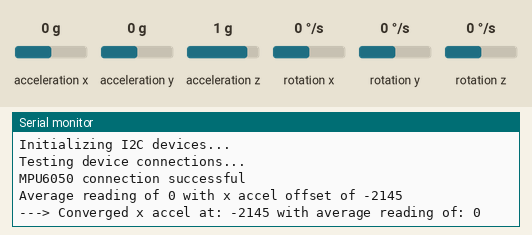
Recording of a sketch running on a simulated Arduino Uno, built with avr-gcc and run on an emulated ATmega328P. Shown: the last lines printed to the serial monitor. The inputs (shaded band) are chosen by the test bench; at power-on: acceleration y 0 g, rotation y 0 °/s, acceleration x 0 g, acceleration z 1 g, rotation x 0 °/s, rotation z 0 °/s. At 11.3 s the program stops and its outputs stay as they are.

Above: at 1.2 s.
1.3 s: acceleration y set to -1.4 g
At 2.3 s:
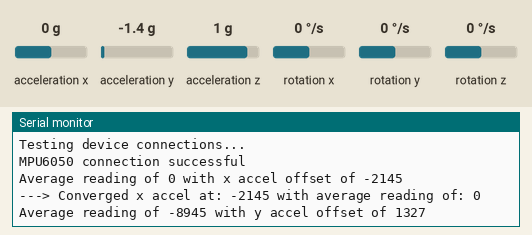
3.9 s: acceleration y set to 0 g
At 5.5 s:
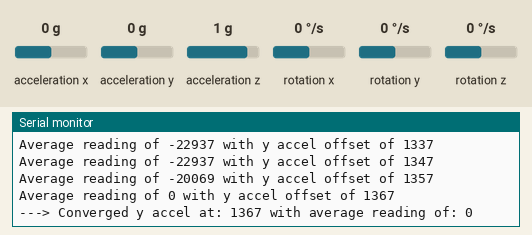
6.9 s: rotation y set to -192 °/s
At 7.9 s:
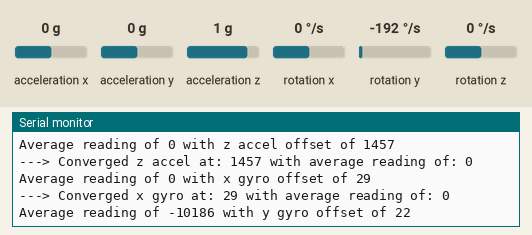
9.5 s: rotation y set to 0 °/s
At 11.7 s:
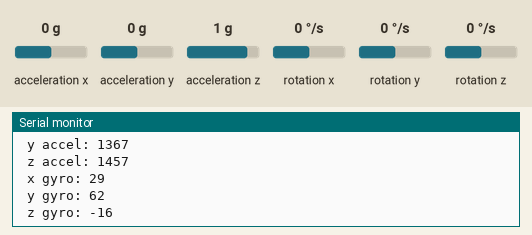
Timing chart, 0 to 12.8 s (numbered marks = the images above; inputs shaded):
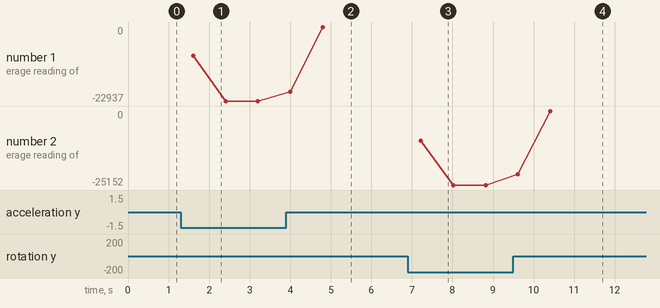

Measured:
- after the input at 1.3 s, the serial monitor: prints a new line after 0.31 s (image 1)
- after the input at 3.9 s, the serial monitor: prints a new line after 0.10 s (image 2)
- after the input at 6.9 s, the serial monitor: prints a new line after 0.32 s (image 3)
- after the input at 9.5 s, the serial monitor: prints a new line after 0.11 s (image 4)
- plotted number 1: -22937 → 0 after the input at 3.9 s
- plotted number 2: -25152 → 0 after the input at 9.5 s

The sketch:

MPU6050_calibration.ino
```cpp
// I2C device class (I2Cdev) demonstration Arduino sketch for MPU6050 class
// 10/7/2011 by Jeff Rowberg <jeff@rowberg.net>
// Updates should (hopefully) always be available at https://github.com/jrowberg/i2cdevlib
//
// Changelog:
//      2013-05-08 - added multiple output formats
//                 - added seamless Fastwire support
//      2011-10-07 - initial release

/* ============================================
I2Cdev device library code is placed under the MIT license
Copyright (c) 2011 Jeff Rowberg

Permission is hereby granted, free of charge, to any person obtaining a copy
of this software and associated documentation files (the "Software"), to deal
in the Software without restriction, including without limitation the rights
to use, copy, modify, merge, publish, distribute, sublicense, and/or sell
copies of the Software, and to permit persons to whom the Software is
furnished to do so, subject to the following conditions:

The above copyright notice and this permission notice shall be included in
all copies or substantial portions of the Software.

THE SOFTWARE IS PROVIDED "AS IS", WITHOUT WARRANTY OF ANY KIND, EXPRESS OR
IMPLIED, INCLUDING BUT NOT LIMITED TO THE WARRANTIES OF MERCHANTABILITY,
FITNESS FOR A PARTICULAR PURPOSE AND NONINFRINGEMENT. IN NO EVENT SHALL THE
AUTHORS OR COPYRIGHT HOLDERS BE LIABLE FOR ANY CLAIM, DAMAGES OR OTHER
LIABILITY, WHETHER IN AN ACTION OF CONTRACT, TORT OR OTHERWISE, ARISING FROM,
OUT OF OR IN CONNECTION WITH THE SOFTWARE OR THE USE OR OTHER DEALINGS IN
THE SOFTWARE.
===============================================
*/

// I2Cdev and MPU6050 must be installed as libraries, or else the .cpp/.h files
// for both classes must be in the include path of your project
#include "I2Cdev.h"
#include "MPU6050.h"

// Arduino Wire library is required if I2Cdev I2CDEV_ARDUINO_WIRE implementation
// is used in I2Cdev.h
#if I2CDEV_IMPLEMENTATION == I2CDEV_ARDUINO_WIRE
    #include "Wire.h"
#endif

// class default I2C address is 0x68
// specific I2C addresses may be passed as a parameter here
// AD0 low = 0x68 (default for InvenSense evaluation board)
// AD0 high = 0x69
MPU6050 accelgyro;
//MPU6050 accelgyro(0x69); // <-- use for AD0 high

int16_t ax, ay, az;
int16_t gx, gy, gz;


#define OUTPUT_READABLE_ACCELGYRO


int count = 0;

// NOTE:
// initial guesses for offsets; if you guess too small, it will not converge because we are adjusting the new guess in the wrong direction


long xAccelOff = -2145;
long yAccelOff = 1327;
long zAccelOff = 1457;
long xGyroOff = 29;
long yGyroOff = 22;
long zGyroOff = -16;

boolean rough = true;
boolean medium = false;
boolean fine = false;
int adjustType = 1; // 1 = x accel, 2 = y accel, 3 = z accel, 4 = x gyro, 5 = y gyro, 6 = z gyro
const int countMax = 200; // number of iterations to check for settling of axes
int errorCheck = 5; // this value gets checked against the average of countMax number of samples, should be as close to 0 as possib

long readings[countMax];
long sum = 0;
long avg = 0;

void setup() {
    // join I2C bus (I2Cdev library doesn't do this automatically)
    #if I2CDEV_IMPLEMENTATION == I2CDEV_ARDUINO_WIRE
        Wire.begin();
    #elif I2CDEV_IMPLEMENTATION == I2CDEV_BUILTIN_FASTWIRE
        Fastwire::setup(400, true);
    #endif

    // initialize serial communication
    // (38400 chosen because it works as well at 8MHz as it does at 16MHz, but
    // it's really up to you depending on your project)
    Serial.begin(38400);

    // initialize device
    Serial.println("Initializing I2C devices...");
    accelgyro.initialize();

    // verify connection
    Serial.println("Testing device connections...");
    Serial.println(accelgyro.testConnection() ? "MPU6050 connection successful" : "MPU6050 connection failed");

    accelgyro.setXGyroOffset(xGyroOff);
    accelgyro.setYGyroOffset(yGyroOff);
    accelgyro.setZGyroOffset(zGyroOff);
    accelgyro.setXAccelOffset(xAccelOff);
    accelgyro.setYAccelOffset(yAccelOff);
    accelgyro.setZAccelOffset(zAccelOff);

}

void loop() {
    // read raw accel/gyro measurements from device
    accelgyro.getMotion6(&ax, &ay, &az, &gx, &gy, &gz);

    // these methods (and a few others) are also available
    //accelgyro.getAcceleration(&ax, &ay, &az);
    //accelgyro.getRotation(&gx, &gy, &gz);


    // display tab-separated accel/gyro x/y/z values
    /*if (adjustType == 6) {
      Serial.print("a/g:\t");
      Serial.print(ax); Serial.print("\t");
      Serial.print(ay); Serial.print("\t");
      Serial.print(az); Serial.print("\t");
      Serial.print(gx); Serial.print("\t");
      Serial.print(gy); Serial.print("\t");
      Serial.println(gz);
    }*/

    count++;

    if (adjustType == 3) { // z accel

      long val = az - 16384 ;

      // add the reading to the total:
      sum = sum + val;

      // calculate the average:
      avg = sum / count;

      if (count == countMax) {
        Serial.print("Average reading of "); Serial.print(avg); Serial.print(" with z accel offset of "); Serial.println(zAccelOff);
        if (avg > errorCheck && rough) {
          accelgyro.setZAccelOffset(zAccelOff -= 100);
          count = 0;
          sum = 0;
        } else if (avg < -errorCheck && rough || avg < -errorCheck && medium) {
          rough = false;
          medium = true;
          accelgyro.setZAccelOffset(zAccelOff += 10);
          count = 0;
          sum = 0;
        } else if (avg > errorCheck && medium || avg > errorCheck && fine) {
          medium = false;
          fine = true;
          accelgyro.setZAccelOffset(zAccelOff -= 1);
          count = 0;
          sum = 0;
        }
      } else if (count > countMax) {

        Serial.print("---> Converged z accel at: "); Serial.print(zAccelOff); Serial.print(" with average reading of: "); Serial.println(avg);
        adjustType++;
        count = 0;
        sum = 0;
        rough = false;
        medium = true;
        fine = false;

       }

    } else if (adjustType == 1) { // x accel

      long val = ax ;

      // add the reading to the total:
      sum = sum + val;

      // calculate the average:
      avg = sum / count;


      if (count == countMax) {
        Serial.print("Average reading of "); Serial.print(avg); Serial.print(" with x accel offset of "); Serial.println(xAccelOff);
        if (avg > errorCheck && rough) {
          accelgyro.setXAccelOffset(xAccelOff -= 100);
          count = 0;
          sum = 0;
        } else if (avg < -errorCheck && rough || avg < -errorCheck && medium) {
          rough = false;
          medium = true;
          accelgyro.setXAccelOffset(xAccelOff += 10);
          count = 0;
          sum = 0;
        } else if (avg > errorCheck && medium || avg > errorCheck && fine) {
          medium = false;
          fine = true;
          accelgyro.setXAccelOffset(xAccelOff -= 1);
          count = 0;
          sum = 0;
        }

      } else if (count > countMax) {

        Serial.print("---> Converged x accel at: "); Serial.print(xAccelOff); Serial.print(" with average reading of: "); Serial.println(avg);
        adjustType++;
        count = 0;
        rough = true;
        medium = false;
        fine = false;
        sum = 0;

       }

    } else if (adjustType == 2) { // y accel

      long val = ay ;

      // add the reading to the total:
      sum = sum + val;

      // calculate the average:
      avg = sum / count;

      if (count == countMax) {
        Serial.print("Average reading of "); Serial.print(avg); Serial.print(" with y accel offset of "); Serial.println(yAccelOff);
        if (avg > errorCheck && rough) {
          accelgyro.setYAccelOffset(yAccelOff -= 100);
          count = 0;
          sum = 0;
        } else if (avg < -errorCheck && rough || avg < -errorCheck && medium) {
          rough = false;
          medium = true;
          accelgyro.setYAccelOffset(yAccelOff += 10);
          count = 0;
          sum = 0;
        } else if (avg > errorCheck && medium || avg > errorCheck && fine) {
          medium = false;
          fine = true;
          accelgyro.setYAccelOffset(yAccelOff -= 1);
          count = 0;
          sum = 0;
        }
      } else if (count > countMax) {

        Serial.print("---> Converged y accel at: "); Serial.print(yAccelOff); Serial.print(" with average reading of: "); Serial.println(avg);
        adjustType++;
        count = 0;
        sum = 0;
        rough = true;
        medium = false;
        fine = false;

       }

    } else if (adjustType == 6) { // z gyro

      long val = gz;

      // add the reading to the total:
      sum = sum + val;

      // calculate the average:
      avg = sum / count;


      if (count == countMax) {
        Serial.print("Average reading of "); Serial.print(avg); Serial.print(" with z gyro offset of "); Serial.println(zGyroOff);
        if (avg > errorCheck && rough) {
          accelgyro.setZGyroOffset(zGyroOff -= 100);
          count = 0;
          sum = 0;
        } else if (avg < -errorCheck && rough || avg < -errorCheck && medium) {
          rough = false;
          medium = true;
          accelgyro.setZGyroOffset(zGyroOff += 10);
          count = 0;
          sum = 0;
        } else if (avg > errorCheck && medium || avg > errorCheck && fine) {
          medium = false;
          fine = true;
          accelgyro.setZGyroOffset(zGyroOff -= 1);
          count = 0;
          sum = 0;
        }
      } else if (count > countMax) {

        Serial.print("---> Converged z gyro at: "); Serial.print(zGyroOff); Serial.print(" with average reading of: "); Serial.println(avg);
        adjustType++;
        count = 0;
        sum = 0;

       }

    } else if (adjustType == 4) { // x gyro

      long val = gx ;

      // add the reading to the total:
      sum = sum + val;

      // calculate the average:
      avg = sum / count;

      if (count == countMax) {
        Serial.print("Average reading of "); Serial.print(avg); Serial.print(" with x gyro offset of "); Serial.println(xGyroOff);
        if (avg > errorCheck && rough) {
          accelgyro.setXGyroOffset(xGyroOff -= 100);
          count = 0;
          sum = 0;
        } else if (avg < -errorCheck && rough || avg < -errorCheck && medium) {
          rough = false;
          medium = true;
          accelgyro.setXGyroOffset(xGyroOff += 10);
          count = 0;
          sum = 0;
        } else if (avg > errorCheck && medium || avg > errorCheck && fine) {
          medium = false;
          fine = true;
          accelgyro.setXGyroOffset(xGyroOff -= 1);
          count = 0;
          sum = 0;
        }
      } else if (count > countMax) {

        Serial.print("---> Converged x gyro at: "); Serial.print(xGyroOff); Serial.print(" with average reading of: "); Serial.println(avg);
        adjustType++;
        count = 0;
        sum = 0;
        rough = false;
        medium = true;
        fine = false;

       }

    } else if (adjustType == 5) { // y gyro

      long val = gy ;

      // add the reading to the total:
      sum = sum + val;

      // calculate the average:
      avg = sum / count;

      if (count == countMax) {
        Serial.print("Average reading of "); Serial.print(avg); Serial.print(" with y gyro offset of "); Serial.println(yGyroOff);
        if (avg > errorCheck && rough) {
          accelgyro.setYGyroOffset(yGyroOff -= 100);
          count = 0;
          sum = 0;
        } else if (avg < -errorCheck && rough || avg < -errorCheck && medium) {
          rough = false;
          medium = true;
          accelgyro.setYGyroOffset(yGyroOff += 10);
          count = 0;
          sum = 0;
        } else if (avg > errorCheck && medium || avg > errorCheck && fine) {
          medium = false;
          fine = true;
          accelgyro.setYGyroOffset(yGyroOff -= 1);
          count = 0;
          sum = 0;
        }
      } else if (count > countMax) {

        Serial.print("---> Converged y gyro at: "); Serial.print(yGyroOff); Serial.print(" with average reading of: "); Serial.println(avg);
        adjustType++;
        count = 0;
        rough = false;
        medium = true;
        fine = false;

       }

    } else if (adjustType == 7) {
      Serial.println(" ");
      Serial.println("Calculated offsets:");
      Serial.print(" x accel: "); Serial.println(xAccelOff);
      Serial.print(" y accel: "); Serial.println(yAccelOff);
      Serial.print(" z accel: "); Serial.println(zAccelOff);
      Serial.print(" x gyro: "); Serial.println(xGyroOff);
      Serial.print(" y gyro: "); Serial.println(yGyroOff);
      Serial.print(" z gyro: "); Serial.println(zGyroOff);
      while(1) {} // stay here
    }
}
```
